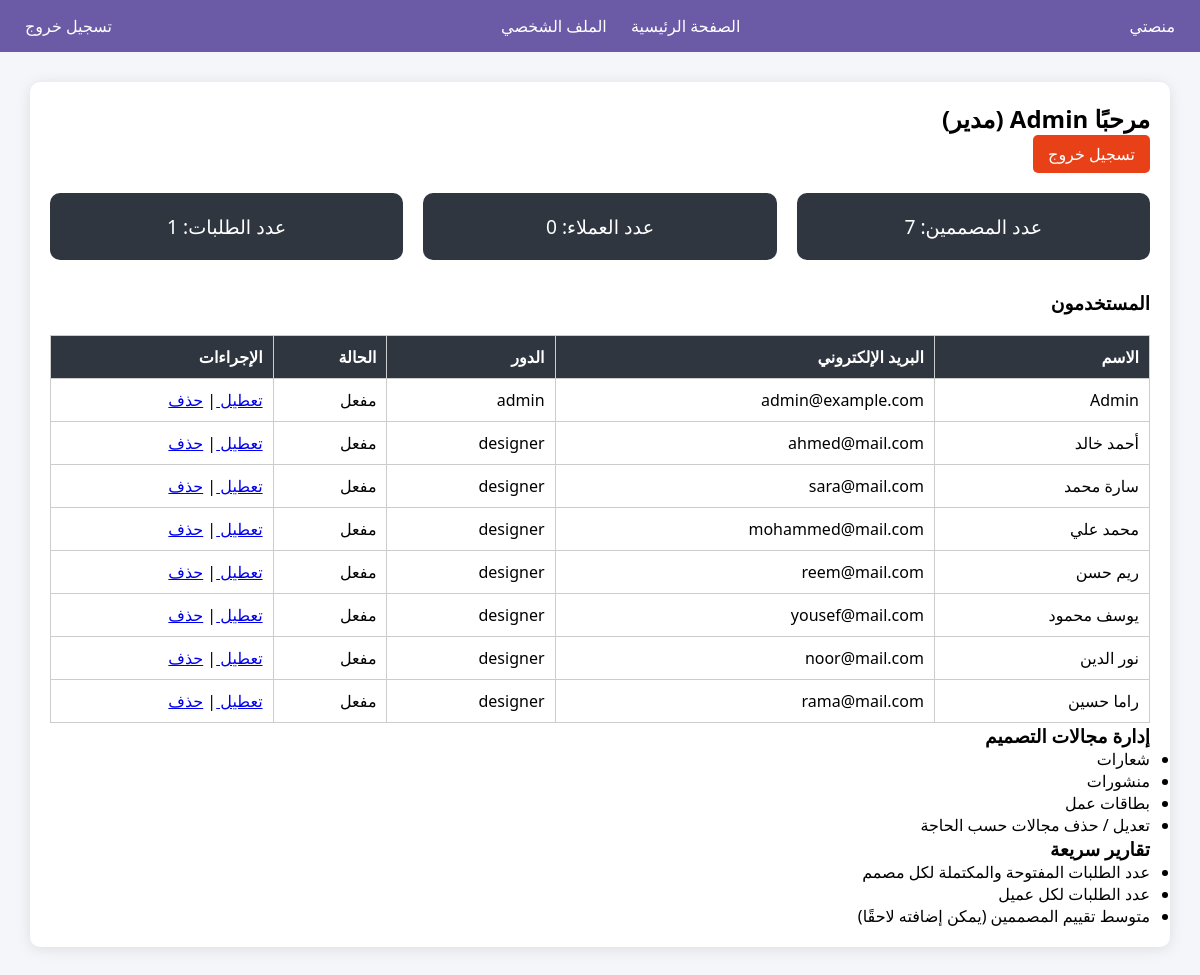
Page /admin/ (signed in) on the earlier database version.
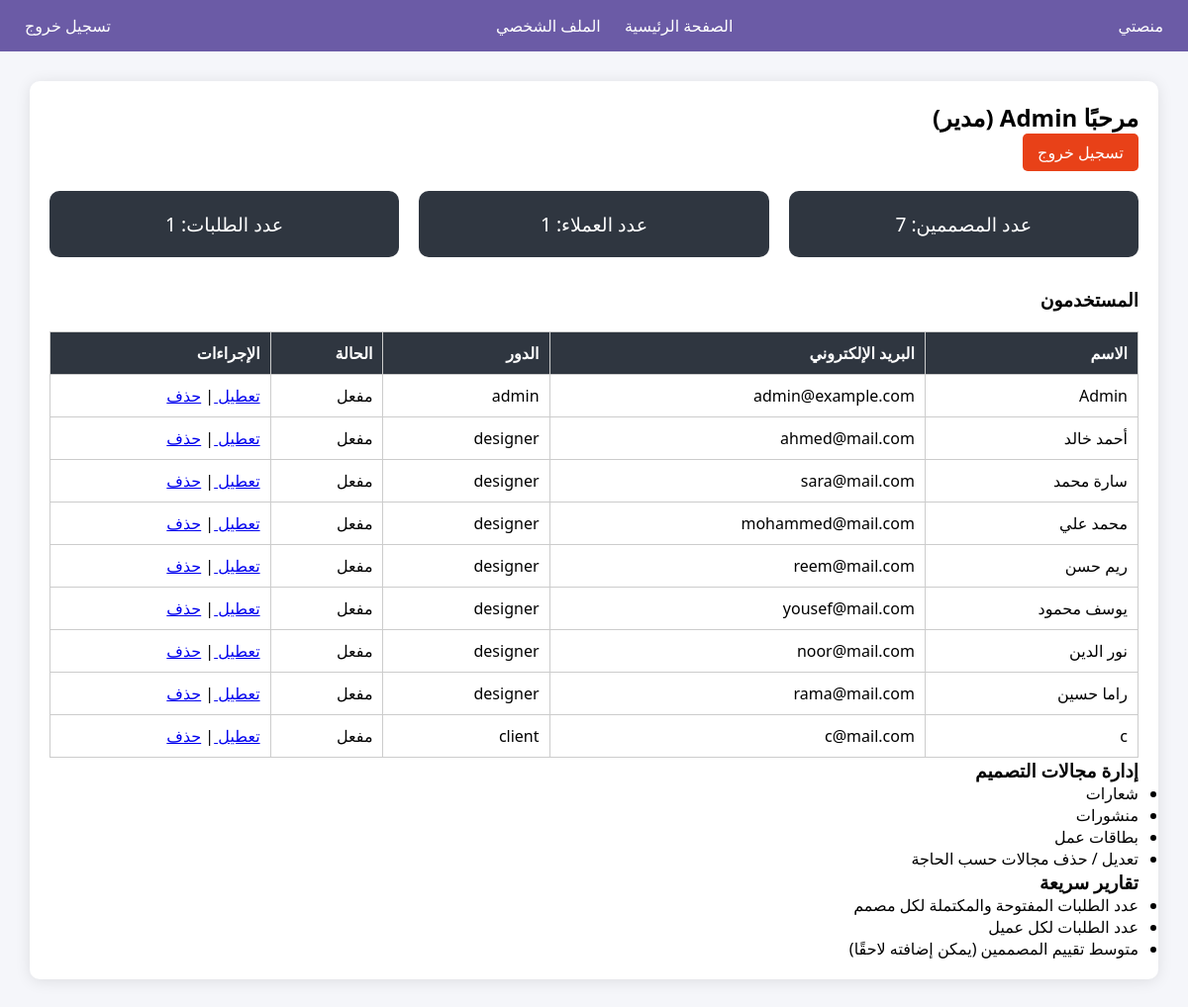
Same page on the later database version.
### tables this page shows
CREATE TABLE users (
            id INTEGER PRIMARY KEY AUTOINCREMENT,
            username TEXT NOT NULL,
            email TEXT NOT NULL,
            password TEXT NOT NULL,
            role TEXT NOT NULL
        , active INTEGER DEFAULT 1, bio TEXT DEFAULT '', portfolio TEXT DEFAULT '', specialty TEXT DEFAULT '', work_type TEXT DEFAULT '');

### app/admin/routes.py (the view)
@admin_bp.route('/')
def dashboard_admin():
    if 'role' not in session or session['role'] != 'admin':
        flash('غير مسموح بالدخول!')
        return redirect(url_for('auth.login'))
    conn = sqlite3.connect(Config.DATABASE)
    conn.row_factory = sqlite3.Row
    users = conn.execute('SELECT * FROM users').fetchall()
    designers_count = conn.execute('SELECT COUNT(*) FROM users WHERE role="designer"').fetchone()[0]
    clients_count = conn.execute('SELECT COUNT(*) FROM users WHERE role="client"').fetchone()[0]
    requests_count = conn.execute('SELECT COUNT(*) FROM requests').fetchone()[0]
    conn.close()
    return render_template('admin/dashboard_admin.html',
                           users=users,
                           designers_count=designers_count,
                           clients_count=clients_count,
                           requests_count=requests_count)

### app/admin/templates/admin/dashboard_admin.html (shortened to what this page needs)
{% extends 'base.html' %}
{% block content %}
<div class="dashboard-container">
    <h2>مرحبًا {{ session['username'] }} (مدير)</h2>
    <a href="{{ url_for('auth.logout') }}" class="logout-btn">تسجيل خروج</a>
    <section class="stats">
        <div class="stat-card">عدد المصممين: {{ users|selectattr('role','equalto','designer')|list|length }}</div>
        <div class="stat-card">عدد العملاء: {{ users|selectattr('role','equalto','client')|list|length }}</div>
        <div class="stat-card">عدد الطلبات: {{ requests_count }}</div>
    </section>
    <h3>المستخدمون</h3>
    <table>
        <tr>
            <th>الاسم</th>
            <th>البريد الإلكتروني</th>
            <th>الدور</th>
            <th>الحالة</th>
            <th>الإجراءات</th>
        </tr>
        {% for user in users %}
        <tr>
            <td>{{ user['username'] }}</td>
            <td>{{ user['email'] }}</td>
            <td>{{ user['role'] }}</td>
            <td>{{ 'مفعل' if user['active'] == 1 else 'معطل' }}</td>
            <td>
                <a href="{{ url_for('admin.toggle_user', user_id=user['id']) }}">
                    {{ 'تعطيل' if user['active'] == 1 else 'تفعيل' }}
                </a>
                |
                <a href="{{ url_for('admin.delete_user', user_id=user['id']) }}" onclick="return confirm('هل أنت متأكد من حذف الحساب؟')">حذف</a>
            </td>
        </tr>
        {% endfor %}
    </table>
    <h3>إدارة مجالات التصميم</h3>
    <ul>
        <li>شعارات</li>
        <li>منشورات</li>
        <li>بطاقات عمل</li>
        <li>تعديل / حذف مجالات حسب الحاجة</li>
    </ul>
    <h3>تقارير سريعة</h3>
    <ul>
        <li>عدد الطلبات المفتوحة والمكتملة لكل مصمم</li>
        <li>عدد الطلبات لكل عميل</li>
        <li>متوسط تقييم المصممين (يمكن إضافته لاحقًا)</li>
    </ul>
</div>
{% endblock %}

Differences in the rows shown:
added users: username "c", email "c@mail.com", role "client", active "مفعل", active "تعطيل"
Other differences:
{{ users|selectattr('role','equalto','client')|list|length }}: "0" → "1"
